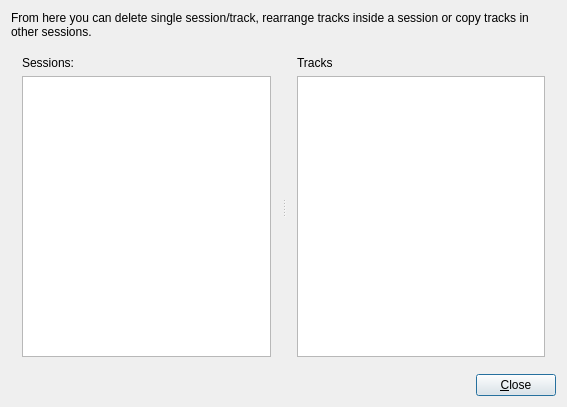
<?xml version="1.0" encoding="UTF-8"?>
<ui version="4.0">
 <class>SessionManager</class>
 <widget class="QDialog" name="SessionManager">
  <property name="geometry">
   <rect>
    <x>0</x>
    <y>0</y>
    <width>567</width>
    <height>407</height>
   </rect>
  </property>
  <property name="windowTitle">
   <string>SessionManager</string>
  </property>
  <layout class="QVBoxLayout" name="verticalLayout_3">
   <item>
    <widget class="QLabel" name="label_3">
     <property name="text">
      <string>From here you can delete single session/track, rearrange tracks inside a session or copy tracks in other sessions.</string>
     </property>
     <property name="wordWrap">
      <bool>true</bool>
     </property>
    </widget>
   </item>
   <item>
    <widget class="QSplitter" name="splitter">
     <property name="sizePolicy">
      <sizepolicy hsizetype="Expanding" vsizetype="Expanding">
       <horstretch>0</horstretch>
       <verstretch>0</verstretch>
      </sizepolicy>
     </property>
     <property name="orientation">
      <enum>Qt::Horizontal</enum>
     </property>
     <widget class="QWidget" name="layoutWidget">
      <layout class="QVBoxLayout" name="verticalLayout">
       <item>
        <widget class="QLabel" name="label">
         <property name="text">
          <string>Sessions:</string>
         </property>
        </widget>
       </item>
       <item>
        <widget class="SessionList" name="sessionsList">
         <property name="dragEnabled">
          <bool>true</bool>
         </property>
         <property name="dragDropMode">
          <enum>QAbstractItemView::DragDrop</enum>
         </property>
        </widget>
       </item>
      </layout>
     </widget>
     <widget class="QWidget" name="layoutWidget">
      <layout class="QVBoxLayout" name="verticalLayout_2">
       <item>
        <widget class="QLabel" name="label_2">
         <property name="text">
          <string>Tracks</string>
         </property>
        </widget>
       </item>
       <item>
        <widget class="TrackList" name="tracksList">
         <property name="dragEnabled">
          <bool>true</bool>
         </property>
         <property name="dragDropMode">
          <enum>QAbstractItemView::DragDrop</enum>
         </property>
        </widget>
       </item>
      </layout>
     </widget>
    </widget>
   </item>
   <item>
    <layout class="QHBoxLayout" name="horizontalLayout">
     <item>
      <spacer name="horizontalSpacer">
       <property name="orientation">
        <enum>Qt::Horizontal</enum>
       </property>
       <property name="sizeHint" stdset="0">
        <size>
         <width>40</width>
         <height>20</height>
        </size>
       </property>
      </spacer>
     </item>
     <item>
      <widget class="QPushButton" name="closeButton">
       <property name="text">
        <string>&amp;Close</string>
       </property>
      </widget>
     </item>
    </layout>
   </item>
  </layout>
 </widget>
 <layoutdefault spacing="6" margin="11"/>
 <customwidgets>
  <customwidget>
   <class>TrackList</class>
   <extends>QListWidget</extends>
   <header location="global">widgets/TrackList.h</header>
  </customwidget>
  <customwidget>
   <class>SessionList</class>
   <extends>QListWidget</extends>
   <header location="global">widgets/SessionList.h</header>
  </customwidget>
 </customwidgets>
 <resources/>
 <connections/>
</ui>
